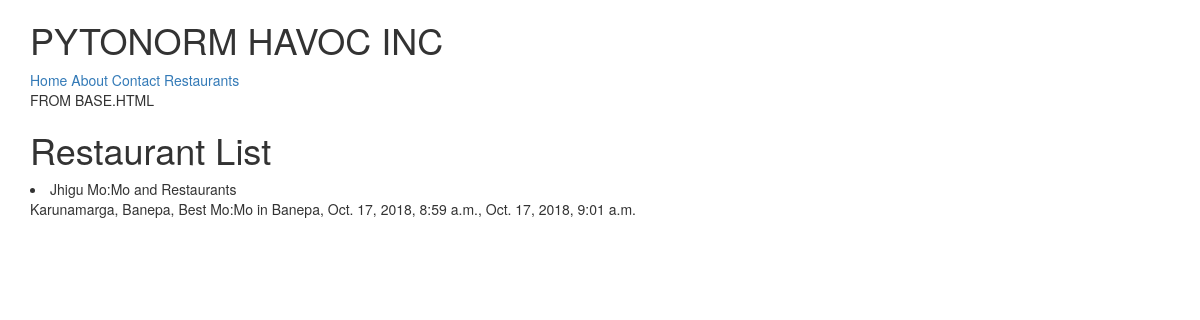
The page /restaurants/ on the database as committed earlier.
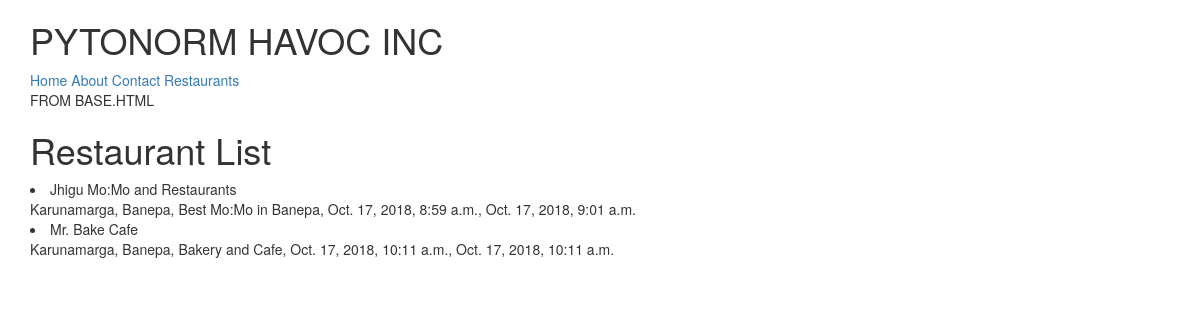
The same page on the database as committed later.
### restaurants/models.py (models this page shows)
class RestaurantLocation(models.Model):
	name = models.CharField(max_length=120)
	description = models.TextField(default='Description Not Provided')
	location = models.CharField(max_length=120, null=True, blank=True)
	category = models.CharField(max_length=120, null=True, blank=True)
	added_date = models.DateTimeField(auto_now_add=True)
	updated_date = models.DateTimeField(auto_now=True)
	def __str__(self):
		return self.name

### restaurants/views.py (the view)
# urls.py: url(r'^restaurants/$', restaurant_listview)
def restaurant_listview(request):
	template_name = 'restaurants/restaurant_list.html'
	queryset = RestaurantLocation.objects.all()
	context = {
		"object_list" : queryset
	}
	return render(request, template_name, context)

### restaurants/templates/restaurants/restaurant_list.html (shortened to what this page needs)
{% extends "base.html" %}
{% block content %}
	<h1>Restaurant List</h1>
	{% for obj in object_list %}
		<li> {{ obj }}<br/> {{ obj.location }}, {{ obj.description }}, {{ obj.added_date }}, {{ obj.updated_date }}</li>
	{% endfor %}
{% endblock content %}

### templates/base.html (shortened to what this page needs)
<!DOCTYPE html>
<html lang="en">
    <head>
        {% include 'snippets/css.html' %}
    </head>
    <body>
    	{% include 'snippets/nav.html' %}
        <div class="container">
        	<p> FROM BASE.HTML </p>
        	{% block content %}{% endblock content %}
        </div>
    </body>
</html>

### templates/snippets/css.html (shortened to what this page needs)
<link rel="stylesheet" href="https://maxcdn.bootstrapcdn.com/bootstrap/3.3.7/css/bootstrap.min.css">
<link rel="stylesheet" href="https://maxcdn.bootstrapcdn.com/bootstrap/3.3.7/css/bootstrap-theme.min.css">

### templates/snippets/nav.html
<div class="container">
	<h1> PYTONORM HAVOC INC</h1>
	<a href="/">Home</a>
	<a href="/about">About</a>
	<a href="/contact">Contact</a>
	<a href="/restaurants">Restaurants</a>
</div>

Rows that differ between the two databases and show on the page:
added RestaurantLocation: name "Mr. Bake Cafe", location "Karunamarga, Banepa", description "Bakery and Cafe", added_date "Oct. 17, 2018, 10:11 a.m.", updated_date "Oct. 17, 2018, 10:11 a.m."
